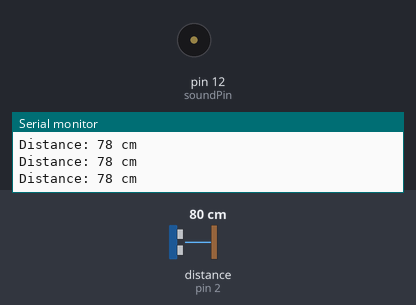
This sketch was run on a simulated Arduino Uno, built with avr-gcc and run on an emulated ATmega328P. On the bench: buzzer (waves = sounding), the last lines printed to the serial monitor. Wiring (inferred from the names in the program): ultrasonic range finder: trigger pin 3; echo pin 2. The inputs (shaded band) are chosen by the test bench; at power-on: distance to the obstacle (sensor on pin 2) 80 cm. The echo pulse lasts 58.3 µs per cm.

Above: at 1.2 s.
1.3 s: distance to the obstacle (sensor on pin 2) set to 23 cm
4.3 s: distance to the obstacle (sensor on pin 2) set to 18 cm
At 7.1 s:
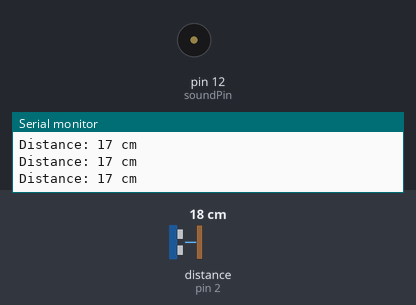
7.3 s: distance to the obstacle (sensor on pin 2) set to 299 cm
At 7.8 s:
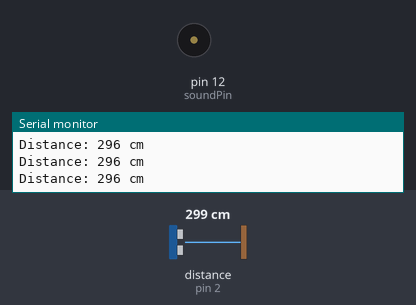
8.8 s: distance to the obstacle (sensor on pin 2) set to 2 cm
At 8.97 s:
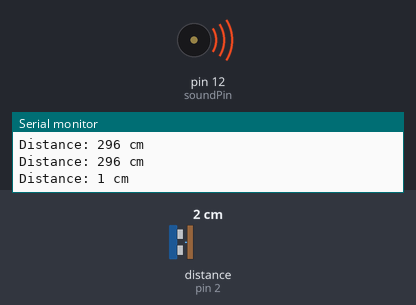
Timing chart, 0 to 12.8 s (numbered marks = the images above; inputs shaded):
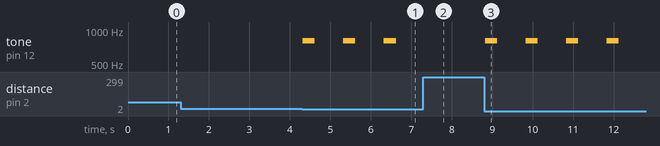

The sketch:

sketch_oct27a.ino
```cpp
// ---------------------------------------------------------------- //
// Arduino Ultrasoninc Sensor HC-SR04
// Re-writed by Arbi Abdul Jabbaar
// Using Arduino IDE 1.8.7
// Using HC-SR04 Module
// Tested on 17 September 2019
// ---------------------------------------------------------------- //

#define echoPin 2 // attach pin D2 Arduino to pin Echo of HC-SR04
#define trigPin 3 //attach pin D3 Arduino to pin Trig of HC-SR04
#define soundPin 12

// defines variables
long duration; // variable for the duration of sound wave travel
int distance; // variable for the distance measurement

void setup()
{
  pinMode(trigPin, OUTPUT); // Sets the trigPin as an OUTPUT
  pinMode(echoPin, INPUT); // Sets the echoPin as an INPUT
  pinMode(soundPin, OUTPUT);

  Serial.begin(9600); // // Serial Communication is starting with 9600 of baudrate speed
  Serial.println("Ultrasonic Sensor HC-SR04 Test"); // print some text in Serial Monitor
  Serial.println("with Arduino UNO R3");
}
void loop()
{
  // Clears the trigPin condition
  digitalWrite(trigPin, LOW);
  delayMicroseconds(2);

  // Sets the trigPin HIGH (ACTIVE) for 10 microseconds
  digitalWrite(trigPin, HIGH);
  delayMicroseconds(10);

  digitalWrite(trigPin, LOW);

  // Reads the echoPin, returns the sound wave travel time in microseconds
  duration = pulseIn(echoPin, HIGH);
  // Calculating the distance
  distance = duration * 0.034 / 2; // Speed of sound wave divided by 2 (go and back)

  // Displays the distance on the Serial Monitor
  Serial.print("Distance: ");
  Serial.print(distance);
  Serial.println(" cm");

  if (distance < 20)
  {
    tone(soundPin, 800, 300);
    delay(1000);
    noTone(soundPin);
  }
}
```

Measured:
- the behaviour switches between 21 and 20 cm on distance to the obstacle (sensor on pin 2) (found by bisection; images 0 and 1)
- after the input at 4.3 s, tone on pin 12 (soundPin): alternates 800 Hz for 0.30 s and silent for 0.70 s, starting at once
- after the input at 7.3 s, tone on pin 12 (soundPin): stops changing and stays silent
- after the input at 8.8 s, tone on pin 12 (soundPin): alternates 800 Hz for 0.30 s and silent for 0.70 s, starting at once
